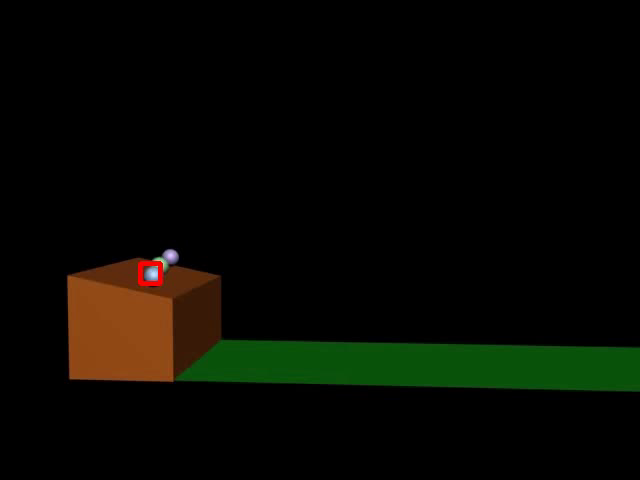
//> input picture frame 12 of bin/tracking_result.avi, 640 x 480 px, given in place of Homework_video.avi, which was not available
$ ./main   (built with g++ and OpenCV 4)
//> lines starting //> are read from the running program, lines starting //| are printed output that depends on the picture; after the words box and inside, x2 and y2 are one past the last pixel; in counts of white or black regions, pixels touching at a corner belong together; pictures that were not available may be replaced by others from this repository, and a replacement may not be noted
### meanshift.h
#ifndef MEANSHIFT_H
#define MEANSHIFT_H
#include <iostream>
#include <math.h>
#include "opencv2/core/core.hpp"
#include "opencv2/imgproc/imgproc.hpp"
#include "opencv2/highgui/highgui.hpp"

#define PI 3.1415926
class MeanShift
{
 private:
    float _bin_width;
    cv::Mat _target_model;
    cv::Rect _target_Region;

    struct config{
        int num_bins;
        int piexl_range;
        int MaxIter;
    }cfg;

public:
    MeanShift();
    bool Init_target_frame(const cv::Mat &frame,const cv::Rect &rect);
    float Epanechnikov_kernel(cv::Mat &kernel);
    cv::Mat pdf_representation(const cv::Mat &frame,const cv::Rect &rect);
    cv::Mat CalWeight(const cv::Mat &frame,cv::Mat &target_model,cv::Mat &target_candidate,cv::Rect &rec);
    cv::Rect track(const cv::Mat &next_frame);
};
#endif // MEANSHIFT_H

### meanshift.cpp
/*
 * Based on paper "Kernel-Based Object Tracking"
 * you can find all the formula in the paper
*/

#include"meanshift.h"

MeanShift::MeanShift()
{
    cfg.MaxIter = 10;
    cfg.num_bins = 16;
    cfg.piexl_range = 256;
    _bin_width = cfg.piexl_range / cfg.num_bins;
}

bool  MeanShift::Init_target_frame(const cv::Mat &frame,const cv::Rect &rect)
{
    _target_Region = rect;
    _target_model = pdf_representation(frame,_target_Region);
    std::cout << "target model is build"<<std::endl;
}

float  MeanShift::Epanechnikov_kernel(cv::Mat &kernel)
{
    // epanechnikov function :   formula ( 12 ) in the paper
    //                   |-  param * (1 - x)  , x<1
    //      k(x) = |
    //                   |-  0                             otherwise

    int h = kernel.rows;
    int w = kernel.cols;

    float epanechnikov_cd = 0.1*PI*h*w;
    float kernel_sum = 0.0;
    for(int i=0;i<h;i++)
    {
        for(int j=0;j<w;j++)
        {
            float x = static_cast<float>(i - h/2);
            float  y = static_cast<float> (j - w/2);
            float norm_x = x*x/(h*h/4)+y*y/(w*w/4);
            float result =norm_x<1?(epanechnikov_cd*(1.0-norm_x)):0;
            kernel.at<float>(i,j) = result;
            kernel_sum += result;
        }
    }
    return kernel_sum;
}
cv::Mat MeanShift::pdf_representation(const cv::Mat &frame, const cv::Rect &rect)
{
    /* m-bin histograms be used*/

    // step 1: compute the  kernel k( ||x||^2 )
    cv::Mat kernel(rect.height,rect.width,CV_32F,cv::Scalar(0));
    float normalized_C = 1.0 / Epanechnikov_kernel(kernel);

    // step 2: compute p(y) = {pu},u=1,...,m
    //                                                pu = normalized_C * sum( k(||x||^2)*delta() ); delta is kronecker data function
    cv::Mat pdf_model(3,16,CV_32F,cv::Scalar(1e-10));

    cv::Vec3f curr_pixel_value;
    cv::Vec3f bin_value;

    int row_index = rect.y;
    int clo_index = rect.x;

    for(int i=0;i<rect.height;i++)
    {
        clo_index = rect.x;
        for(int j=0;j<rect.width;j++)
        {
            curr_pixel_value = frame.at<cv::Vec3b>(row_index,clo_index);
            bin_value[0] = (curr_pixel_value[0]/_bin_width);
            bin_value[1] = (curr_pixel_value[1]/_bin_width);
            bin_value[2] = (curr_pixel_value[2]/_bin_width);
            pdf_model.at<float>(0,bin_value[0]) += kernel.at<float>(i,j)*normalized_C;
            pdf_model.at<float>(1,bin_value[1]) += kernel.at<float>(i,j)*normalized_C;
            pdf_model.at<float>(2,bin_value[2]) += kernel.at<float>(i,j)*normalized_C;
            clo_index++;
        }
        row_index++;
    }

    return pdf_model;

}
cv::Mat MeanShift::CalWeight(const cv::Mat &frame, cv::Mat &target_model, cv::Mat &target_candidate, cv::Rect &rec)
{
    int rows = rec.height;
    int cols = rec.width;

    cv::Mat weight(rows,cols,CV_32F,cv::Scalar(1.0000));
    std::vector<cv::Mat> bgr_planes;
    split(frame, bgr_planes);
    int row_index = rec.y;
    int col_index = rec.x;

    // accroding to the paper:  wi = sum( sqrt( qu / pu) * delta( ))
    for(int k = 0; k < 3;  k++)
    {
        row_index = rec.y;
        for(int i=0;i<rows;i++)
        {
            col_index = rec.x;
            for(int j=0;j<cols;j++)
            {
                int curr_pixel = (bgr_planes[k].at<uchar>(row_index,col_index));
                int bin_value = curr_pixel/_bin_width;
                weight.at<float>(i,j) *= static_cast<float>((sqrt(target_model.at<float>(k, bin_value)/target_candidate.at<float>(k, bin_value))));
                col_index++;
            }
        row_index++;
        }
    }

    return weight;
}

cv::Rect MeanShift::track(const cv::Mat &next_frame)
{
    cv::Rect next_rect;
    for(int iter=0;iter<cfg.MaxIter;iter++)
    {
        // step 1: Derive the weights wi according to  formula (10) in the paper
        cv::Mat target_candidate = pdf_representation(next_frame,_target_Region);
        cv::Mat weight = CalWeight(next_frame,_target_model,target_candidate,_target_Region);

        float delta_x = 0.0;
        float sum_wij = 0.0;
        float delta_y = 0.0;
        float centre = static_cast<float>((weight.rows-1)/2.0);
        double mult = 0.0;

        // step 2 : find the next location of the target candidate according to (13):  a simple weighted average
        next_rect.x = _target_Region.x;
        next_rect.y = _target_Region.y;
        next_rect.width = _target_Region.width;
        next_rect.height = _target_Region.height;

        for(int i=0;i<weight.rows;i++)
        {
            for(int j=0;j<weight.cols;j++)
            {
                float norm_i = static_cast<float>(i-centre)/centre;
                float norm_j = static_cast<float>(j-centre)/centre;
                mult = pow(norm_i,2)+pow(norm_j,2)>1.0?0.0:1.0;
                //if(pow(norm_i,2)+pow(norm_j,2)>1)std::cout<<mult<<std::endl;
                delta_x += static_cast<float>(norm_j*weight.at<float>(i,j)*mult);
                delta_y += static_cast<float>(norm_i*weight.at<float>(i,j)*mult);
                sum_wij += static_cast<float>(weight.at<float>(i,j)*mult);
            }
        }

        next_rect.x += static_cast<int>((delta_x/sum_wij)*centre);
        next_rect.y += static_cast<int>((delta_y/sum_wij)*centre);

        if(abs(next_rect.x-_target_Region.x)<1 && abs(next_rect.y-_target_Region.y)<1)
        {
            break;
        }
        else
        {
            _target_Region.x = next_rect.x;
            _target_Region.y = next_rect.y;
        }
    }

    return next_rect;
}

### main.cpp
#include "meanshift.h"
#include <iostream>

cv::Rect rect;
bool drawing_rect = false;
bool selected = false;
void mouse_cb(int event,int x,int y,int flag,void* param);

int main()
{
    cv::VideoCapture frame_capture;
    frame_capture = cv::VideoCapture("Homework_video.avi");

    cv::Mat frame,temp_img;
    frame_capture.read(frame);
//> frame is the input picture: 480 rows x 640 cols, CV_8UC3; mean B, G, R 1.9, 8.3, 7.2
    cv::namedWindow("image_show");
    temp_img = frame.clone();
    cv::setMouseCallback("image_show",mouse_cb,(void*) &temp_img);
    while(selected == false)
    {
        cv::Mat temp = temp_img.clone()  ;
        if( drawing_rect )
            cv::rectangle( temp, rect,cv::Scalar(0,0,255),2);
        cv::imshow("image_show", temp );

        if( cv::waitKey( 15 )==27 )
            break;
    }
//> this loop made 1 pass; the left mouse button is pressed at (160, 120)

    // creat meanshift obj
    MeanShift ms;
	// init the meanshift
    ms.Init_target_frame(frame,rect);
//> in pdf_representation, `cv::Mat kernel(rect.height,rect.width,CV_32F,cv::Scalar(0));`: kernel: 240 rows x 320 cols, CV_32FC1; every value is 0
//> the loop in Epanechnikov_kernel, `for(int i=0;i<h;i++)` made 240 passes
//> kernel_sum on passes 1 to 3: 0, 11008.5, 41937.9
//> after the loop in Epanechnikov_kernel, `for(int i=0;i<h;i++)`:
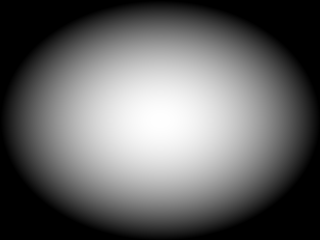
//> kernel: 240 rows x 320 cols, CV_32FC1; min 0, max 24127.4, mean 9474.8; drawn with min black and max white
//> after the loop in Epanechnikov_kernel, `for(int i=0;i<h;i++)`: kernel_sum = 727667328
//> in pdf_representation, `float normalized_C = 1.0 / Epanechnikov_kernel(kernel);`: normalized_C = 1.37e-09
//> in pdf_representation, `int row_index = rect.y;`: row_index = 120
//> in pdf_representation, `int clo_index = rect.x;`: clo_index = 160
//> after the loop in pdf_representation, `for(int i=0;i<rect.height;i++)`: clo_index = 480; curr_pixel_value = [9, 82, 8]; row_index = 360

    cv::VideoWriter writer("tracking_result.avi",CV_FOURCC('M','J','P','G'),20,cv::Size(frame.cols,frame.rows));

	while(1)
	{

        if(!frame_capture.read(frame))
			break;
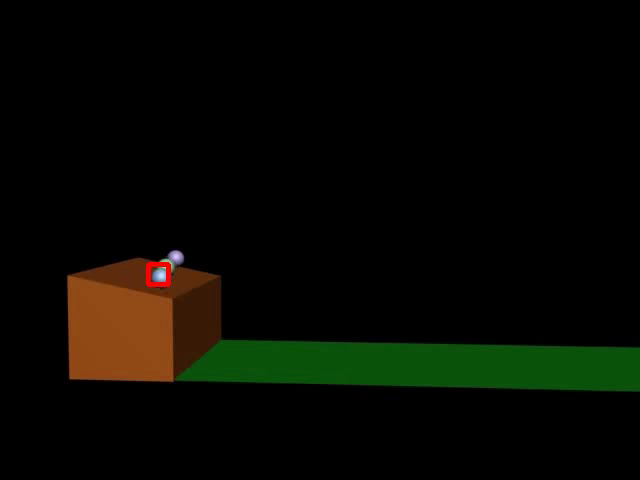
//> input picture frame 13 of bin/tracking_result.avi, 640 x 480 px, given in place of Homework_video.avi, which was not available
//> frame is the input picture: 480 rows x 640 cols, CV_8UC3; mean B, G, R 1.9, 8.3, 7.2
//> the loop in track, `for(int iter=0;iter<cfg.MaxIter;iter++)` made 1 pass
//> (normalized_C in pdf_representation, rows in CalWeight, cols in CalWeight, mult) on pass 1: (1.37e-09, 240, 320, 0)
//> pass 1, in track, `cv::Mat weight = CalWeight(next_frame,_target_model,target_candidate,_..`:
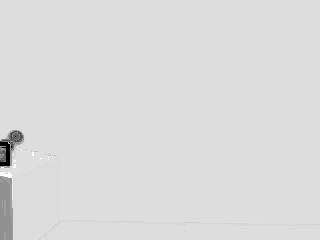
//> weight: 240 rows x 320 cols, CV_32FC1; min 0.00065, max 1.15, mean 0.993; drawn with min black and max white
//> `cv::Rect ms_rect =  ms.track(frame);`: ms_rect = Rect(160, 120, 320, 240)
//> `cv::rectangle(frame,ms_rect,cv::Scalar(0,0,255),3);`:
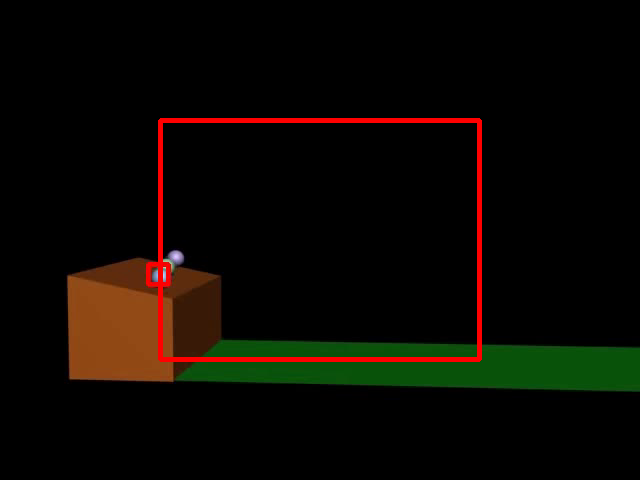
//> frame: 480 rows x 640 cols, CV_8UC3; 1.81% of pixels changed, all inside (x1, y1, x2, y2) = (158, 118, 482, 362)
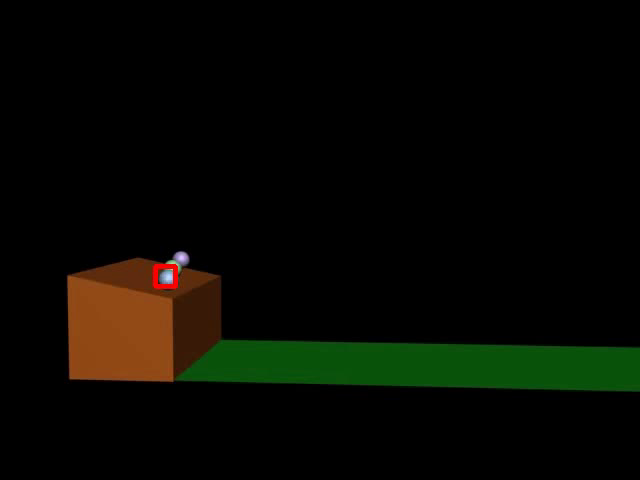
//> input picture frame 14 of bin/tracking_result.avi, 640 x 480 px, given in place of Homework_video.avi, which was not available
//> frame is the input picture: 480 rows x 640 cols, CV_8UC3; mean B, G, R 1.8, 8.3, 7.2

        // tracking
        cv::Rect ms_rect =  ms.track(frame);
//> the loop in track (call 2), `for(int iter=0;iter<cfg.MaxIter;iter++)` made 1 pass
//> pass 1, in track (call 2), `cv::Mat weight = CalWeight(next_frame,_target_model,target_candidate,_..`:
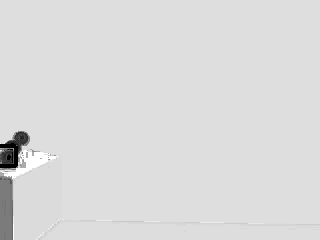
//> weight: 240 rows x 320 cols, CV_32FC1; min 0.000169, max 1.15, mean 0.989; drawn with min black and max white

        // show the tracking reslut;
        cv::rectangle(frame,ms_rect,cv::Scalar(0,0,255),3);
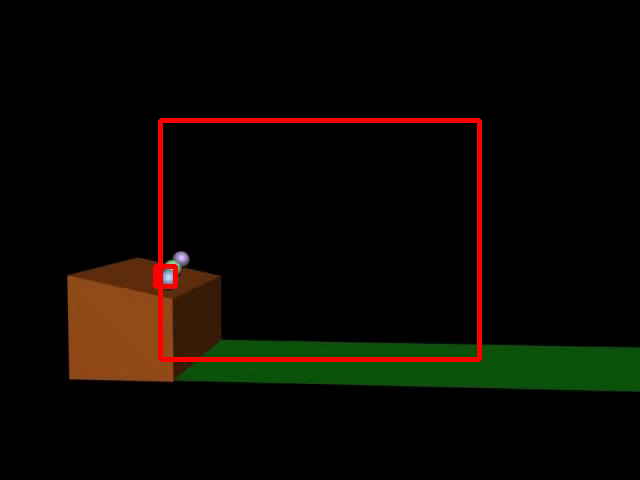
//> frame: 480 rows x 640 cols, CV_8UC3; 1.81% of pixels changed, all inside (x1, y1, x2, y2) = (158, 118, 482, 362)
        writer<< frame;
        cv::imshow("image_show",frame);
        cv::waitKey(25);

	}

    cv::waitKey( 0);
    cv::destroyWindow("image_show");
    return 0;
}

void mouse_cb(int event,int x,int y,int flag,void* param)
{
    cv::Mat *image = (cv::Mat*) param;
    switch( event ){
        case CV_EVENT_MOUSEMOVE:
            if( drawing_rect ){
                rect.width = x-rect.x;
                rect.height = y-rect.y;
            }
            break;

        case CV_EVENT_LBUTTONDOWN:
            drawing_rect = true;
            rect = cv::Rect( x, y, 0, 0 );
            break;

        case CV_EVENT_LBUTTONUP:
            drawing_rect = false;
            if( rect.width < 0 ){
                rect.x += rect.width;
                rect.width *= -1;
            }
            if( rect.height < 0 ){
                rect.y += rect.height;
                rect.height *= -1;
            }
            cv::rectangle(*image,rect,cv::Scalar(0),2);
            selected = true;
            break;
    }

}

$ run again, starting later in the video
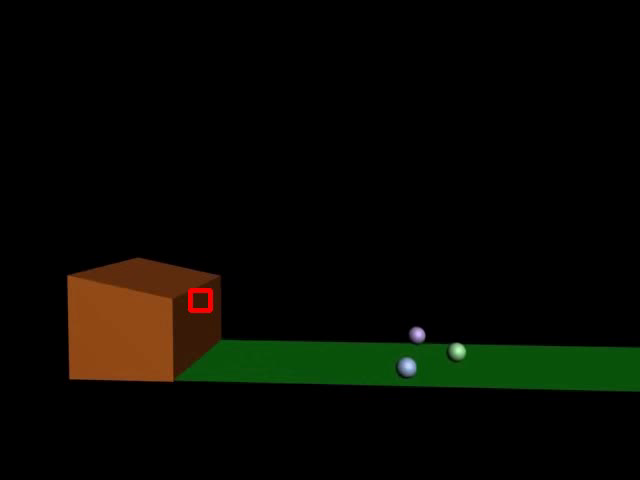
//> input picture frame 54 of bin/tracking_result.avi, 640 x 480 px, given in place of Homework_video.avi, which was not available
//> frame is the input picture: 480 rows x 640 cols, CV_8UC3; mean B, G, R 2, 8.3, 7.4
//> the loop `while(selected == false)` made 1 pass; the left mouse button is pressed at (160, 120)
//> the loop in Epanechnikov_kernel, `for(int i=0;i<h;i++)` made 240 passes
//> kernel_sum on passes 1 to 3: 0, 11008.5, 41937.9
//> after the loop in Epanechnikov_kernel, `for(int i=0;i<h;i++)`: kernel_sum = 727667328
//> normalized_C = 1.37e-09
//> in pdf_representation, `int row_index = rect.y;`: row_index = 120
//> in pdf_representation, `int clo_index = rect.x;`: clo_index = 160
//> after the loop in pdf_representation, `for(int i=0;i<rect.height;i++)`: clo_index = 480; curr_pixel_value = [9, 82, 8]; row_index = 360
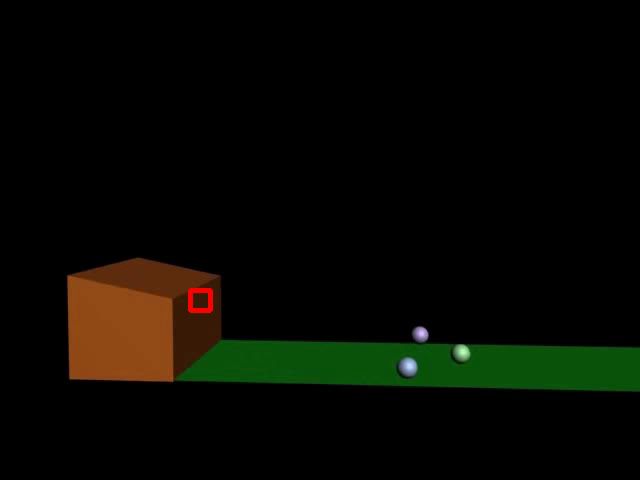
//> input picture frame 55 of bin/tracking_result.avi, 640 x 480 px, given in place of Homework_video.avi, which was not available
//> frame is the input picture: 480 rows x 640 cols, CV_8UC3; mean B, G, R 2, 8.3, 7.4
//> the loop in track, `for(int iter=0;iter<cfg.MaxIter;iter++)` made 1 pass
//> (normalized_C in pdf_representation, rows in CalWeight, cols in CalWeight, mult) on pass 1: (1.37e-09, 240, 320, 0)
//> ms_rect = Rect(160, 120, 320, 240)
//> frame: 480 rows x 640 cols, CV_8UC3; 1.81% of pixels changed, all inside (x1, y1, x2, y2) = (158, 118, 482, 362)
//> the loop in track (call 2), `for(int iter=0;iter<cfg.MaxIter;iter++)` made 1 pass
//> `cv::rectangle(frame,ms_rect,cv::Scalar(0,0,255),3);`:
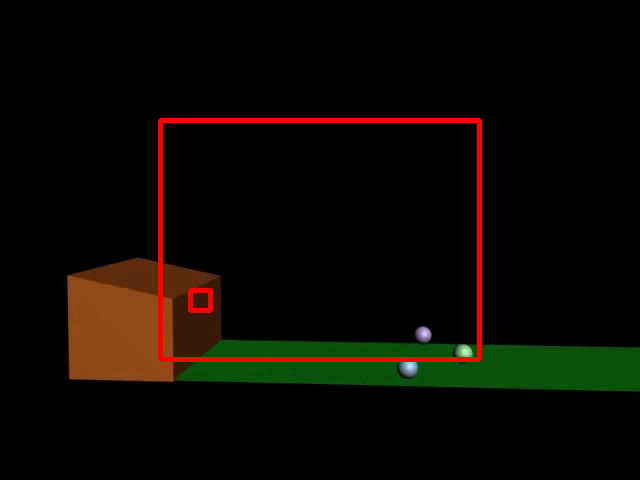
//> frame: 480 rows x 640 cols, CV_8UC3; mean B, G, R 1.9, 7.8, 11.7

$ run again, starting later in the video
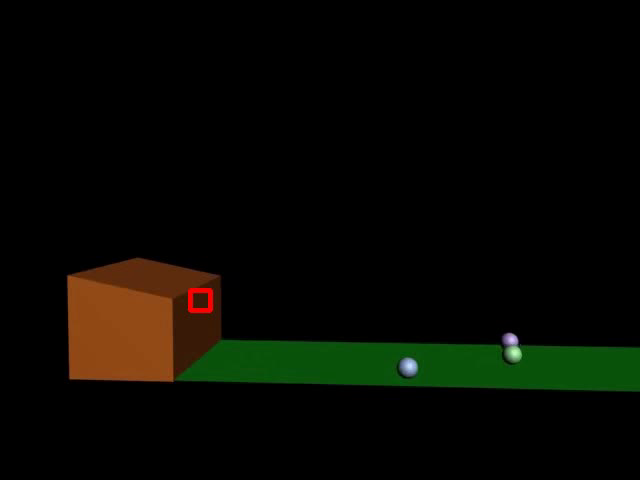
//> input picture frame 96 of bin/tracking_result.avi, 640 x 480 px, given in place of Homework_video.avi, which was not available
//> frame is the input picture: 480 rows x 640 cols, CV_8UC3; mean B, G, R 2, 8.3, 7.4
//> the loop `while(selected == false)` made 1 pass; the left mouse button is pressed at (160, 120)
//> the loop in Epanechnikov_kernel, `for(int i=0;i<h;i++)` made 240 passes
//> kernel_sum on passes 1 to 3: 0, 11008.5, 41937.9
//> after the loop in Epanechnikov_kernel, `for(int i=0;i<h;i++)`: kernel_sum = 727667328
//> normalized_C = 1.37e-09
//> in pdf_representation, `int row_index = rect.y;`: row_index = 120
//> in pdf_representation, `int clo_index = rect.x;`: clo_index = 160
//> after the loop in pdf_representation, `for(int i=0;i<rect.height;i++)`: clo_index = 480; curr_pixel_value = [9, 82, 8]; row_index = 360
//> the loop in track, `for(int iter=0;iter<cfg.MaxIter;iter++)` made 1 pass
//> (normalized_C in pdf_representation, rows in CalWeight, cols in CalWeight, mult) on pass 1: (1.37e-09, 240, 320, 0)
//> ms_rect = Rect(160, 120, 320, 240)
//> frame: 480 rows x 640 cols, CV_8UC3; mean B, G, R 1.9, 7.8, 11.7
//> the loop in track (call 2), `for(int iter=0;iter<cfg.MaxIter;iter++)` made 1 pass
//> pass 1, in track (call 2), `cv::Mat weight = CalWeight(next_frame,_target_model,target_candidate,_..`:
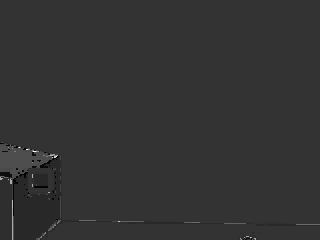
//> weight: 240 rows x 320 cols, CV_32FC1; min 0.992, max 1.03, mean 1; drawn with min black and max white
//> `cv::rectangle(frame,ms_rect,cv::Scalar(0,0,255),3);`:
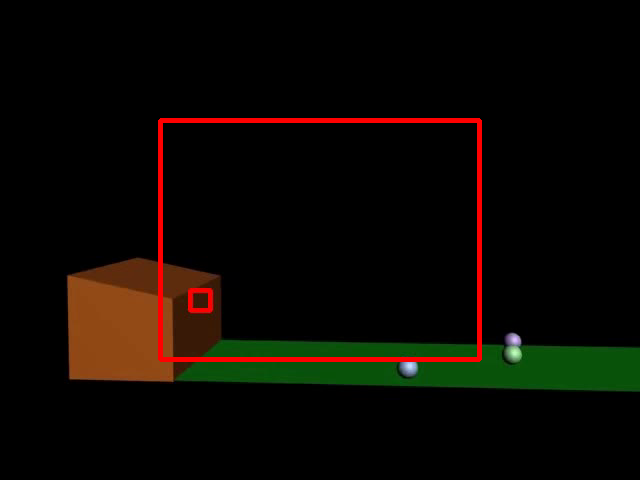
//> frame: 480 rows x 640 cols, CV_8UC3; mean B, G, R 1.9, 7.8, 11.7
